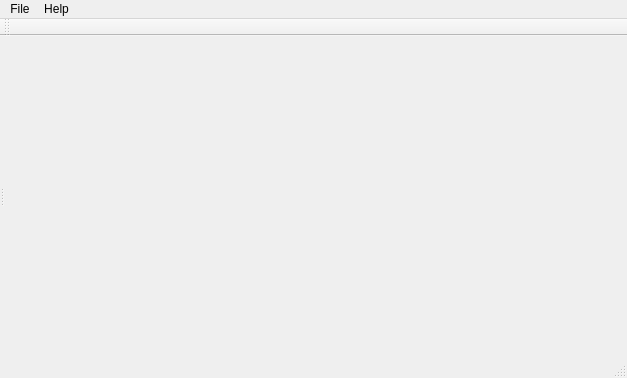
<?xml version="1.0" encoding="UTF-8"?>
<ui version="4.0">
 <class>HIP_Gui_MainWindow</class>
 <widget class="QMainWindow" name="HIP_Gui_MainWindow">
  <property name="geometry">
   <rect>
    <x>0</x>
    <y>0</y>
    <width>627</width>
    <height>378</height>
   </rect>
  </property>
  <property name="windowTitle">
   <string>MainWindow</string>
  </property>
  <widget class="QWidget" name="_main_window_w">
   <layout class="QGridLayout" name="gridLayout">
    <property name="leftMargin">
     <number>0</number>
    </property>
    <property name="topMargin">
     <number>0</number>
    </property>
    <property name="rightMargin">
     <number>0</number>
    </property>
    <property name="bottomMargin">
     <number>0</number>
    </property>
    <property name="spacing">
     <number>10</number>
    </property>
    <item row="0" column="0">
     <widget class="QSplitter" name="_splitter_w">
      <property name="orientation">
       <enum>Qt::Horizontal</enum>
      </property>
      <widget class="QWidget" name="">
       <layout class="QVBoxLayout" name="_left_layout">
        <property name="spacing">
         <number>10</number>
        </property>
        <item>
         <widget class="QWidget" name="_selector_w" native="true"/>
        </item>
        <item>
         <widget class="QWidget" name="_explorer_w" native="true"/>
        </item>
       </layout>
      </widget>
      <widget class="QWidget" name="_view_w" native="true"/>
     </widget>
    </item>
   </layout>
  </widget>
  <widget class="QMenuBar" name="_menu_bar_w">
   <property name="geometry">
    <rect>
     <x>0</x>
     <y>0</y>
     <width>627</width>
     <height>21</height>
    </rect>
   </property>
   <widget class="QMenu" name="_menu_file_w">
    <property name="title">
     <string>File</string>
    </property>
    <addaction name="_action_exit"/>
   </widget>
   <widget class="QMenu" name="_menu_help_w">
    <property name="title">
     <string>Help</string>
    </property>
    <addaction name="_action_about"/>
   </widget>
   <addaction name="_menu_file_w"/>
   <addaction name="_menu_help_w"/>
  </widget>
  <widget class="QStatusBar" name="_status_bar_w"/>
  <widget class="QToolBar" name="_toolbar_w">
   <property name="windowTitle">
    <string>toolBar</string>
   </property>
   <attribute name="toolBarArea">
    <enum>TopToolBarArea</enum>
   </attribute>
   <attribute name="toolBarBreak">
    <bool>false</bool>
   </attribute>
  </widget>
  <action name="_action_exit">
   <property name="text">
    <string>Exit</string>
   </property>
   <property name="shortcut">
    <string>X</string>
   </property>
  </action>
  <action name="_action_about">
   <property name="text">
    <string>About</string>
   </property>
   <property name="shortcut">
    <string>A</string>
   </property>
  </action>
 </widget>
 <resources/>
 <connections/>
</ui>
